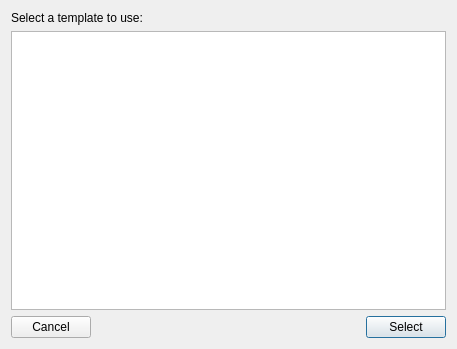
<?xml version="1.0" encoding="UTF-8"?>
<ui version="4.0">
 <class>SelectTemplateUI</class>
 <widget class="QDialog" name="SelectTemplateUI">
  <property name="geometry">
   <rect>
    <x>0</x>
    <y>0</y>
    <width>457</width>
    <height>349</height>
   </rect>
  </property>
  <property name="windowTitle">
   <string>Select a Template to Use</string>
  </property>
  <layout class="QVBoxLayout" name="verticalLayout">
   <item>
    <widget class="QLabel" name="lblSelect">
     <property name="text">
      <string>Select a template to use:</string>
     </property>
    </widget>
   </item>
   <item>
    <widget class="QListWidget" name="lstTemplates"/>
   </item>
   <item>
    <layout class="QHBoxLayout" name="horizontalLayout">
     <item>
      <widget class="QPushButton" name="btnCancel">
       <property name="text">
        <string>Cancel</string>
       </property>
      </widget>
     </item>
     <item>
      <spacer name="horizontalSpacer">
       <property name="orientation">
        <enum>Qt::Horizontal</enum>
       </property>
       <property name="sizeHint" stdset="0">
        <size>
         <width>40</width>
         <height>20</height>
        </size>
       </property>
      </spacer>
     </item>
     <item>
      <widget class="QPushButton" name="btnSelect">
       <property name="text">
        <string>Select</string>
       </property>
       <property name="default">
        <bool>true</bool>
       </property>
      </widget>
     </item>
    </layout>
   </item>
  </layout>
 </widget>
 <layoutdefault spacing="6" margin="11"/>
 <resources/>
 <connections/>
</ui>
